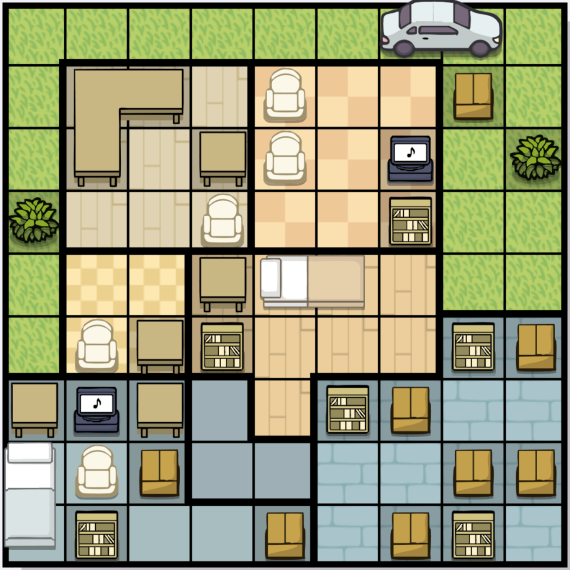
#> input picture step1-capture/output/board-no-names.png, 1140 x 1140 px (shown at 1/2 size)
$ python script-objects-screenshots.py
#> lines starting #> are read from the running program, lines starting #| are printed output that depends on the picture; after the words box and inside, x2 and y2 are one past the last pixel; in counts of white or black regions, pixels touching at a corner belong together
# Helper to build the object templates used by step5: click the cells with an object and press "q"
# to export a crop of each selected cell to ./objects (rename the files afterwards, e.g. "bed-1.png")
import sys
from pathlib import Path

import cv2

WINDOW = "Select objects"
SCREENSHOT_SIZE = 60  # Side of the square crop, centered in the cell
UNSELECTED = (255, 0, 0)
SELECTED = (0, 0, 255)

img = cv2.imread("../step1-capture/output/board-no-names.png")
#> img is the input picture: shape (1140, 1140, 3); mean B, G, R 119, 154, 152.4
if img is None:
    print("[Error] unable to read ../step1-capture/output/board-no-names.png")
    sys.exit(1)

N = len(list(Path("../step1-capture/output/characters").glob("*.png")))  # One person per row
CELL_SIZE = img.shape[0] // N
#> CELL_SIZE = 380

display_img = img.copy()
selection: set[tuple[int, int]] = set()


def cell_crop(image, i, j):
    centerI = CELL_SIZE//2 + CELL_SIZE*i
    centerJ = CELL_SIZE//2 + CELL_SIZE*j
    half = SCREENSHOT_SIZE//2
    return image[centerI-half:centerI+half, centerJ-half:centerJ+half]


def window_callback(event, j, i, flags, param):
    if event != cv2.EVENT_LBUTTONDOWN:
        return

    # Toggle the clicked cell
    pos = (i//CELL_SIZE, j//CELL_SIZE)
    if pos in selection:
        selection.remove(pos)
        cell_crop(display_img, *pos)[:] = UNSELECTED
    else:
        selection.add(pos)
        cell_crop(display_img, *pos)[:] = SELECTED

    print(selection)
    cv2.imshow(WINDOW, display_img)


# Mark every crop area and let the user select cells
for i in range(N):
    for j in range(N):
        cell_crop(display_img, i, j)[:] = UNSELECTED
#> this loop made 3 passes
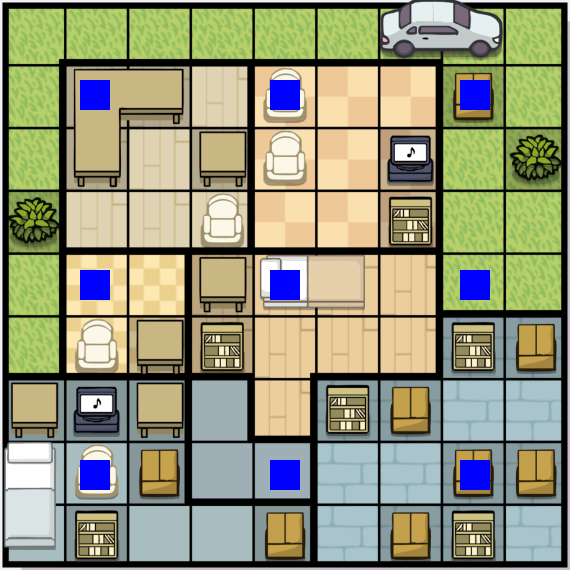
#> display_img: shape (1140, 1140, 3) (shown at 1/2 size); 2.49% of pixels changed, all inside (x1, y1, x2, y2) = (160, 160, 980, 980)

cv2.namedWindow(WINDOW, cv2.WINDOW_NORMAL | cv2.WINDOW_KEEPRATIO)
cv2.resizeWindow(WINDOW, 800, 800)
cv2.setMouseCallback(WINDOW, window_callback)
cv2.imshow(WINDOW, display_img)
while cv2.waitKey(20) & 0xFF != ord("q"):
#> (key q is pressed here)
    pass

# Save the selected cells, cropped from the original image
print("Exporting selection: ", selection)
Path("./objects").mkdir(exist_ok=True)
for i, j in selection:
    cv2.imwrite(f"./objects/object-{i}_{j}.png", cell_crop(img, i, j))
